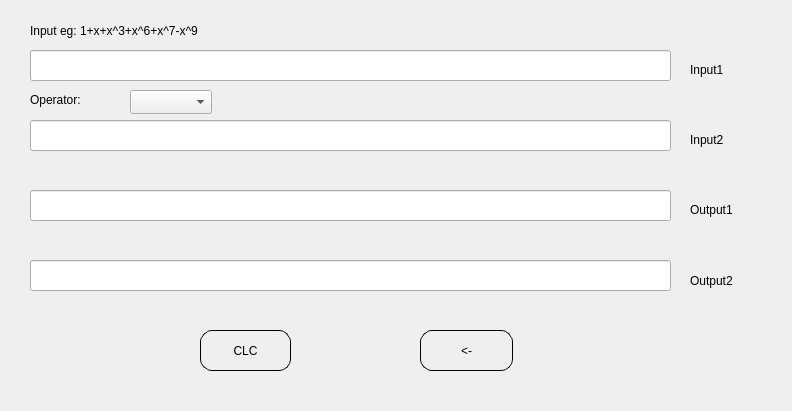
<?xml version="1.0" encoding="UTF-8"?>
<ui version="4.0">
 <class>Form</class>
 <widget class="QWidget" name="Form">
  <property name="geometry">
   <rect>
    <x>0</x>
    <y>0</y>
    <width>792</width>
    <height>411</height>
   </rect>
  </property>
  <property name="windowTitle">
   <string>Form</string>
  </property>
  <widget class="QLabel" name="label_3">
   <property name="geometry">
    <rect>
     <x>690</x>
     <y>130</y>
     <width>69</width>
     <height>19</height>
    </rect>
   </property>
   <property name="text">
    <string>Input2</string>
   </property>
  </widget>
  <widget class="QLabel" name="label_2">
   <property name="geometry">
    <rect>
     <x>690</x>
     <y>60</y>
     <width>69</width>
     <height>19</height>
    </rect>
   </property>
   <property name="text">
    <string>Input1</string>
   </property>
  </widget>
  <widget class="QLabel" name="label_6">
   <property name="geometry">
    <rect>
     <x>690</x>
     <y>270</y>
     <width>69</width>
     <height>21</height>
    </rect>
   </property>
   <property name="text">
    <string>Output2</string>
   </property>
  </widget>
  <widget class="QLineEdit" name="OutputText_2">
   <property name="geometry">
    <rect>
     <x>30</x>
     <y>260</y>
     <width>641</width>
     <height>31</height>
    </rect>
   </property>
  </widget>
  <widget class="QLabel" name="label">
   <property name="geometry">
    <rect>
     <x>30</x>
     <y>20</y>
     <width>291</width>
     <height>21</height>
    </rect>
   </property>
   <property name="text">
    <string>Input eg: 1+x+x^3+x^6+x^7-x^9</string>
   </property>
  </widget>
  <widget class="QLabel" name="label_5">
   <property name="geometry">
    <rect>
     <x>690</x>
     <y>200</y>
     <width>69</width>
     <height>19</height>
    </rect>
   </property>
   <property name="text">
    <string>Output1</string>
   </property>
  </widget>
  <widget class="QLineEdit" name="OutputText_1">
   <property name="geometry">
    <rect>
     <x>30</x>
     <y>190</y>
     <width>641</width>
     <height>31</height>
    </rect>
   </property>
  </widget>
  <widget class="QLabel" name="label_4">
   <property name="geometry">
    <rect>
     <x>30</x>
     <y>90</y>
     <width>121</width>
     <height>19</height>
    </rect>
   </property>
   <property name="text">
    <string>Operator:</string>
   </property>
  </widget>
  <widget class="QComboBox" name="comboBox">
   <property name="geometry">
    <rect>
     <x>130</x>
     <y>90</y>
     <width>82</width>
     <height>24</height>
    </rect>
   </property>
   <item>
    <property name="text">
     <string/>
    </property>
   </item>
   <item>
    <property name="text">
     <string>+</string>
    </property>
   </item>
   <item>
    <property name="text">
     <string>-</string>
    </property>
   </item>
   <item>
    <property name="text">
     <string>*</string>
    </property>
   </item>
  </widget>
  <widget class="QPushButton" name="CLC_Button">
   <property name="geometry">
    <rect>
     <x>200</x>
     <y>330</y>
     <width>91</width>
     <height>41</height>
    </rect>
   </property>
   <property name="styleSheet">
    <string notr="true">  QPushButton#CLC_Button {
       border-radius: 12px;
       border: 1px solid #000000;
       color: #000000;
       }
        QPushButton#CLC_Button:hover{
        border-radius: 12px;
        border: 1px solid #000000; 
        background-color: qlineargradient(spread:pad,  x1:0, x2:0, y1:0, y2:1
         stop: 0 rgba(200,220,240,255),
         stop: 0.504 rgba(173,216,230,255),
         stop: 0.505 rgba(171,215,225,255),
        stop: 1 rgba(200,220,240,255));
        }

        QPushButton#CLC_Button:pressed{
         border-radius: 12px;
        background-color: qlineargradient(spread:pad,  x1:0, x2:0, y1:0, y2:1,
         stop: 0 rgba(200,220,240,255),
         stop: 0.504 rgba(230,230,230,255),
         stop: 0.505 rgba(230,230,230,255),
        stop: 1 rgba(200,220,225,255));
         border: 1px solid #000000;  

        }
</string>
   </property>
   <property name="text">
    <string>CLC</string>
   </property>
  </widget>
  <widget class="QPushButton" name="delete_one_char_Button">
   <property name="geometry">
    <rect>
     <x>420</x>
     <y>330</y>
     <width>93</width>
     <height>41</height>
    </rect>
   </property>
   <property name="styleSheet">
    <string notr="true">QPushButton#delete_one_char_Button {
       border-radius: 12px;
       border: 1px solid #000000;
       color: #000000;
       }
        QPushButton#delete_one_char_Button:hover{
        border-radius: 12px;
        border: 1px solid #000000; 
        background-color: qlineargradient(spread:pad,  x1:0, x2:0, y1:0, y2:1
         stop: 0 rgba(200,220,240,255),
         stop: 0.504 rgba(173,216,230,255),
         stop: 0.505 rgba(171,215,225,255),
        stop: 1 rgba(200,220,240,255));
        }

        QPushButton#delete_one_char_Button:pressed{
         border-radius: 12px;
        background-color: qlineargradient(spread:pad,  x1:0, x2:0, y1:0, y2:1,
         stop: 0 rgba(200,220,240,255),
         stop: 0.504 rgba(230,230,230,255),
         stop: 0.505 rgba(230,230,230,255),
        stop: 1 rgba(200,220,225,255));
         border: 1px solid #000000;  

        }
</string>
   </property>
   <property name="text">
    <string>&lt;-</string>
   </property>
  </widget>
  <widget class="QLineEdit" name="InputText_1">
   <property name="geometry">
    <rect>
     <x>30</x>
     <y>50</y>
     <width>641</width>
     <height>31</height>
    </rect>
   </property>
  </widget>
  <widget class="QLineEdit" name="InputText_2">
   <property name="geometry">
    <rect>
     <x>30</x>
     <y>120</y>
     <width>641</width>
     <height>31</height>
    </rect>
   </property>
  </widget>
 </widget>
 <resources/>
 <connections/>
</ui>
